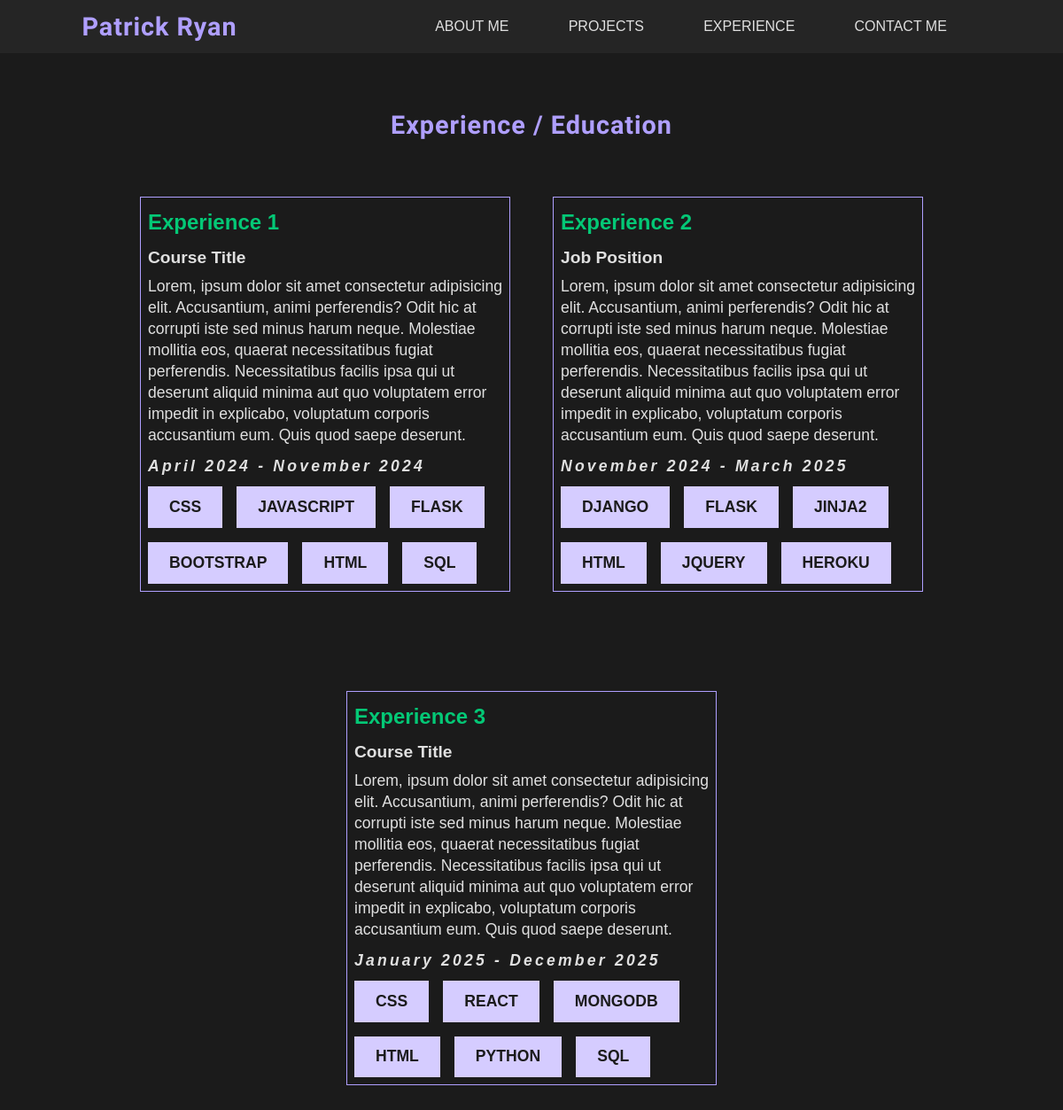
The app's page /content/experience, older data.
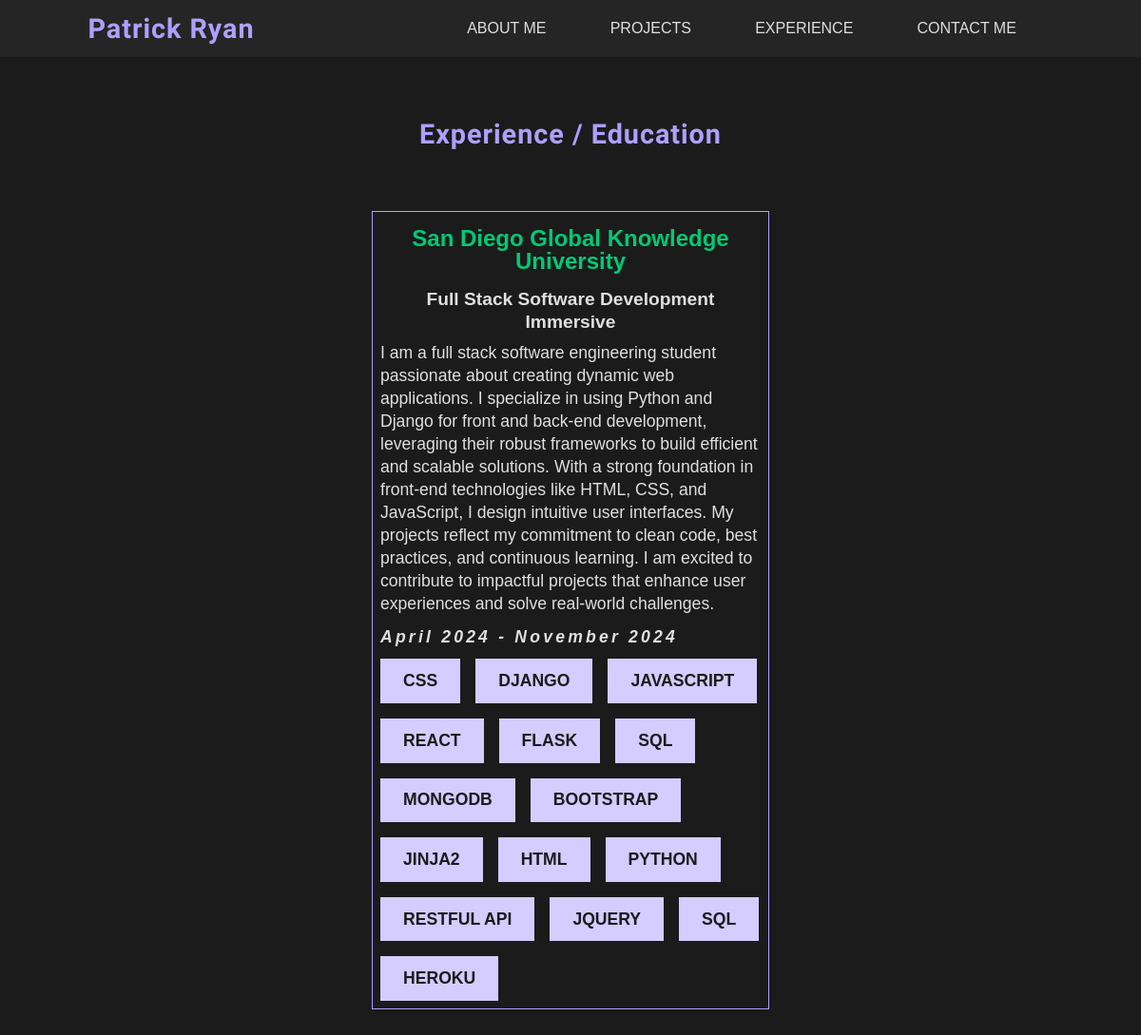
The same page, newer data.
### content/models.py (models this page shows, shortened)
class Experience(models.Model):
    name = models.CharField(max_length=100)
    courseOrPosition = models.CharField(max_length=50)
    description =   models.TextField()
    dateAndYear = models.CharField(max_length=40)
    skills = models.ManyToManyField(Skill)

class Skill(models.Model):
    name = models.CharField(max_length=100)

### content/views.py (the view)
# urls.py: path('experience', experience_list, name='experience_list' ),
def experience_list(request):
    experiences = Experience.objects.all()
    return render(
        request,
        'content/experience_list.html',
        {"experiences":experiences}
        )

### templates/content/experience_list.html (shortened to what this page needs)
{% extends 'base.html' %}
{% load static %}
{% block content %}
<section class="experience-section center-column">
    <h2>Experience / Education</h2>
    <div class="experience-list center-row">
        {% for experience in experiences %}
        <div class="experience-card">
                <p>{{ experience.name }}</p>
                <p>{{ experience.courseOrPosition }}</p>
                <p>{{ experience.description }}</p>
                <p>{{ experience.dateAndYear}}</p>
                <div class="experience-skills">
                    {% for skill in experience.skills.all %}
                    <label class="text-label">{{ skill.name }}</label>
                    {% endfor %}
                </div>
        </div>
        {% endfor %}
    </div>
</section>
{% endblock content %}

### templates/base.html (shortened to what this page needs)
{% load static %}
<!DOCTYPE html>
<html lang="en">
<head>
    <link rel="stylesheet" href="{% static './css/base.css' %}">
    <link rel="stylesheet" href="{% static './css/header.css' %}">
    <link rel="stylesheet" href="{% static './css/sections.css' %}">
    <link rel="stylesheet" href="{% static './css/responsive.css' %}">
</head>
<body>
    <header class="center-row">
        <div class="logo center-row">
            <a href="{% url 'about' %}">
                <h2>Patrick Ryan</h2>
            </a>
        </div>
        <nav class="nav-menu">
            <div class="nav-options center-row">
                <a href="{% url 'about' %}">About Me</a>
                <a href="{% url 'projects_list' %}">Projects</a>
                <a href="{% url 'experience_list' %}">Experience</a>
                <a href="{% url 'contact' %}">Contact Me</a>
            </div>
        </nav>
    </header>
    {% block content %}
    {% endblock content %}
</body>
</html>

### static/css/base.css (style rules this page uses)
:root { --primary-color: #af9fff; --primary-color-100: #D5CCFF; --primary-color-300: #7F66FF; --secondary-color: #025834; --secondary-color-600: #04C876; --secondary-color-900: #01321E; --neutral-color: #E0E0E0; --background-color: #1B1B1B; --surface-color: #252525; --lobster-font: "Lobster Two", sans-serif; --DM-font: "DM Sans", sans-serif; }
* { font-family: var(--DM-font); margin: 0; padding: 0; text-decoration: none; }
html { font-size: 16px; background-color: var(--background-color); }
h2 { font-family: var(--lobster-font); color: var(--primary-color); font-size: 1.8rem; letter-spacing: .06rem; }
p { color: var(--neutral-color); line-height: 1.5rem; font-size: 1.1rem; text-align: center; }
.text-label { color: var(--background-color); background-color: var(--primary-color-100); text-transform: uppercase; font-weight: 600; padding: 0.8rem 1.5rem; font-size: 1.1rem; }
.center-row { display: flex; align-items: center; justify-content: center; }
.center-column { display: flex; align-items: center; justify-content: center; flex-direction: column; }

### static/css/header.css (style rules this page uses)
header { background-color: var(--surface-color); height: 60px; position: sticky; top: 0px; }
.logo { width: 30%; height: 100%; }
.nav-menu { width: 70%; height: 100%; }
.nav-options { width: 100%; height: 100%; }
.nav-options a { color: var(--neutral-color); font-size: 1rem; text-transform: uppercase; margin: 2%; padding: 1% 2%; }

### static/css/sections.css (style rules this page uses)
.experience-section { margin-top: 4rem; }
.experience-list { margin: 2rem 0px; gap: 3rem; flex-wrap: wrap; }
.experience-card { width: 25rem; display: flex; flex-direction: column; flex-wrap: wrap; padding: 0.5rem; margin: 2rem 0px; border: solid .5px var(--primary-color); align-items: baseline; }
.experience-skills { display: flex; flex-wrap: wrap; gap: 1rem; }
.experience-card p:nth-child(1) { font-size: 1.5rem; color: var(--secondary-color-600); font-weight: bolder; margin: 0.5rem 0px; }
.experience-card p:nth-child(2) { font-size: 1.2rem; font-weight: bolder; margin: 0.5rem 0px; }
.experience-card p:nth-child(3) { font-weight: 200; text-align: left; }
.experience-card p:nth-child(4) { margin: 0.7rem 0px 0.7rem 0px; font-weight: bolder; font-style: italic; letter-spacing: 0.2rem; }

Row changes from the older to the newer data that the page shows:
removed Experience: name "Experience 2", courseOrPosition "Job Position", description "Lorem, ipsum dolor sit amet consectetur adipisicing elit. Accusantium, animi perferendis? Odit hic at corrupti iste sed minus harum neque. Molestiae mollitia eos, quaerat necessitatibus fugiat perferendis. Necessitatibus facilis ipsa qui ut deserunt aliquid minima aut quo voluptatem error impedit in explicabo, voluptatum corporis accusantium eum. Quis quod saepe deserunt.", dateAndYear "November 2024 - March 2025", Skill (name "DJANGO"), Skill (name "FLASK"), Skill (name "JINJA2"), Skill (name "HTML"), Skill (name "JQUERY"), Skill (name "HEROKU")
removed Experience: name "Experience 3", courseOrPosition "Course Title", description "Lorem, ipsum dolor sit amet consectetur adipisicing elit. Accusantium, animi perferendis? Odit hic at corrupti iste sed minus harum neque. Molestiae mollitia eos, quaerat necessitatibus fugiat perferendis. Necessitatibus facilis ipsa qui ut deserunt aliquid minima aut quo voluptatem error impedit in explicabo, voluptatum corporis accusantium eum. Quis quod saepe deserunt.", dateAndYear "January 2025 - December 2025", Skill (name "CSS"), Skill (name "REACT"), Skill (name "MONGODB"), Skill (name "HTML"), Skill (name "PYTHON"), Skill (name "SQL")
changed Experience: gains Skill (name "SQL"); gains Skill (name "RESTFUL API"); name "Experience 1" → "San Diego Global Knowledge University"; courseOrPosition "Course Title" → "Full Stack Software Development Immersive"; description "Lorem, ipsum dolor sit amet consectetur adipisicing elit. Accusantium, animi perferendis? Odit hic at corrupti iste sed minus harum neque. Molestiae mollitia eos, quaerat necessitatibus fugiat perferendis. Necessitatibus facilis ipsa qui ut deserunt aliquid minima aut quo voluptatem error impedit in explicabo, voluptatum corporis accusantium eum. Quis quod saepe deserunt." → "I am a full stack software engineering student passionate about creating dynamic web applications. I specialize in using Python and Django for front and back-end development, leveraging their robust frameworks to build efficient and scalable solutions. With a strong foundation in front-end technologies like HTML, CSS, and JavaScript, I design intuitive user interfaces. My projects reflect my commitment to clean code, best practices, and continuous learning. I am excited to contribute to impactful projects that enhance user experiences and solve real-world challenges."; gains Skill (name "DJANGO"); gains Skill (name "REACT"); gains Skill (name "MONGODB"); gains Skill (name "JINJA2"); gains Skill (name "PYTHON"); gains Skill (name "JQUERY"); gains Skill (name "HEROKU")
